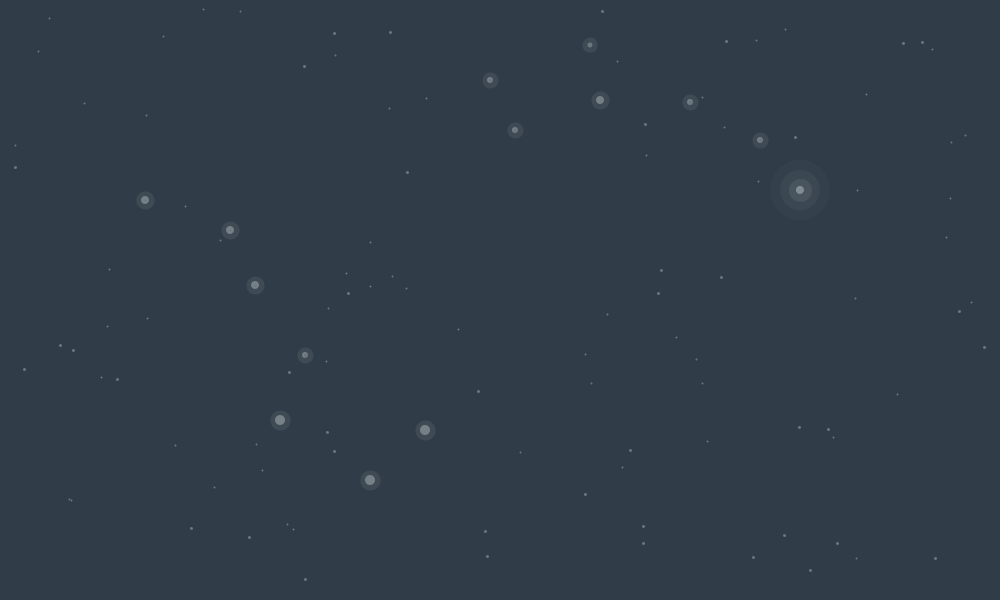
Frame 1 (no input)
Frame 60 (the mouse pressed at the canvas centre just before this capture): identical to frame 1, image omitted
Frame 120 (the mouse held since frame 60 and released just before this capture): identical to frame 1, image omitted

The Processing sketch that drew this single still picture (run headless with seeded random() and noise(); from frame 60 on, the mouse is pressed at the canvas centre):

// Processing sketch: teresa_night_illuminate2
// ── teresa_night_illuminate2.pde
int shootingX = 100;
int shootingY = 200;
int shootingX2 = 900;
int shootingY2 = 300;
int shootstroke = 0;
int shootstroke2 = 0;

void setup(){
size(1000, 600);
background(48, 60, 71);

//draw random stars
stroke(236, 246, 245, 80);
for(int a=0; a<=60; a++){
  strokeWeight(2);
  point(random(width), random(height));
}
//these stars are slightly brighter
for(int b=0; b<=40; b++){
  strokeWeight(3);
  point(random(width), random(height));
}


//constellations
stroke(236, 246, 245, 20);
strokeWeight(10);
fill(236, 246, 245, 80);

//ursa major
//1
ellipse(145, 200, 8, 8);
//2
ellipse(230, 230, 8, 8);
//3
ellipse(255, 285, 8, 8);
//4
ellipse(305, 355, 6, 6);
//5
ellipse(280, 420, 10, 10);
//6
ellipse(370, 480, 10, 10);
//7
ellipse(425, 430, 10, 10);

//ursa minor
//8
ellipse(490, 80, 6, 6);
//9
ellipse(590, 45, 5, 5);
//10
ellipse(515, 130, 6, 6);
//11
ellipse(600, 100, 8, 8);
//12
ellipse(690, 102, 6, 6);
//13
ellipse(760, 140, 6, 6);

//polaris (the brightest star in ursa minor)
fill(236, 246, 245, 100);
strokeWeight(15);
ellipse(800, 190, 8, 8);
noStroke();
fill(236, 246, 245, 10);
ellipse(800, 190, 40, 40);
fill(236, 246, 245, 5);
ellipse(800, 190, 60, 60);
}


void draw(){
fill(236, 246, 245, 10);
noStroke();

//turn lights off


//ursa major glow
//1
if(mouseX>=125 && mouseX<165 && mouseY>=180 && mouseY<220){
  ellipse(145, 200, 8, 8);
}
//2
if(mouseX>=210 && mouseX<250 && mouseY>=210 && mouseY<250){
  ellipse(230, 230, 8, 8);
}
//3
if(mouseX>=225 && mouseX<275 && mouseY>=265 && mouseY<305){
  ellipse(255, 285, 8, 8);
}
//4
if(mouseX>=285 && mouseX<325 && mouseY>=335 && mouseY<375){
  ellipse(305, 355, 6, 6);
}
//5
if(mouseX>=260 && mouseX<300 && mouseY>=400 && mouseY<440){
  ellipse(280, 420, 10, 10);
}
//6
if(mouseX>=350 && mouseX<390 && mouseY>=460 && mouseY<500){
  ellipse(370, 480, 10, 10);
}
//7
if(mouseX>=405 && mouseX<445 && mouseY>=410 && mouseY<450){
  ellipse(425, 430, 10, 10);
}

//ursa minor glow
//8
if(mouseX>=470 && mouseX<510 && mouseY>=60 && mouseY<100){
  ellipse(490, 80, 6, 6);
}
//9
if(mouseX>=570 && mouseX<610 && mouseY>=25 && mouseY<65){
  ellipse(590, 45, 6, 6);
}
//10
if(mouseX>=495 && mouseX<535 && mouseY>=110 && mouseY<150){
  ellipse(515, 130, 6, 6);
}
//11
if(mouseX>=580 && mouseX<620 && mouseY>=80 && mouseY<120){
  ellipse(600, 100, 6, 6);
}
//12
if(mouseX>=670 && mouseX<710 && mouseY>=82 && mouseY<122){
  ellipse(690, 102, 6, 6);
}
//13
if(mouseX>=740 && mouseX<780 && mouseY>=120 && mouseY<160){
  ellipse(760, 140, 6, 6);
}
//Polaris
if(mouseX>=780 && mouseX<820 && mouseY>=170 && mouseY<210){
  ellipse(800, 190, 8, 8);
}


//surprise shooting star right
stroke(236, 246, 245, shootstroke);
strokeWeight(3);
if(mouseX>=900 && mouseX<width && mouseY>=500 && mouseY<height){
  point(shootingX, shootingY);
  shootingX = shootingX + 5;
  shootingY = shootingY + 2;
  shootstroke = shootstroke + 1;
}  


//surprise shooting star left
stroke(236, 246, 245, shootstroke2);
strokeWeight(3);
if(mouseX>0 && mouseX<=100 && mouseY>=500 && mouseY<height){
  point(shootingX2, shootingY2);
  shootingX2 = shootingX2 - 5;
  shootingY2 = shootingY2 + 2;
  shootstroke2 = shootstroke2 + 1;
} 

}
